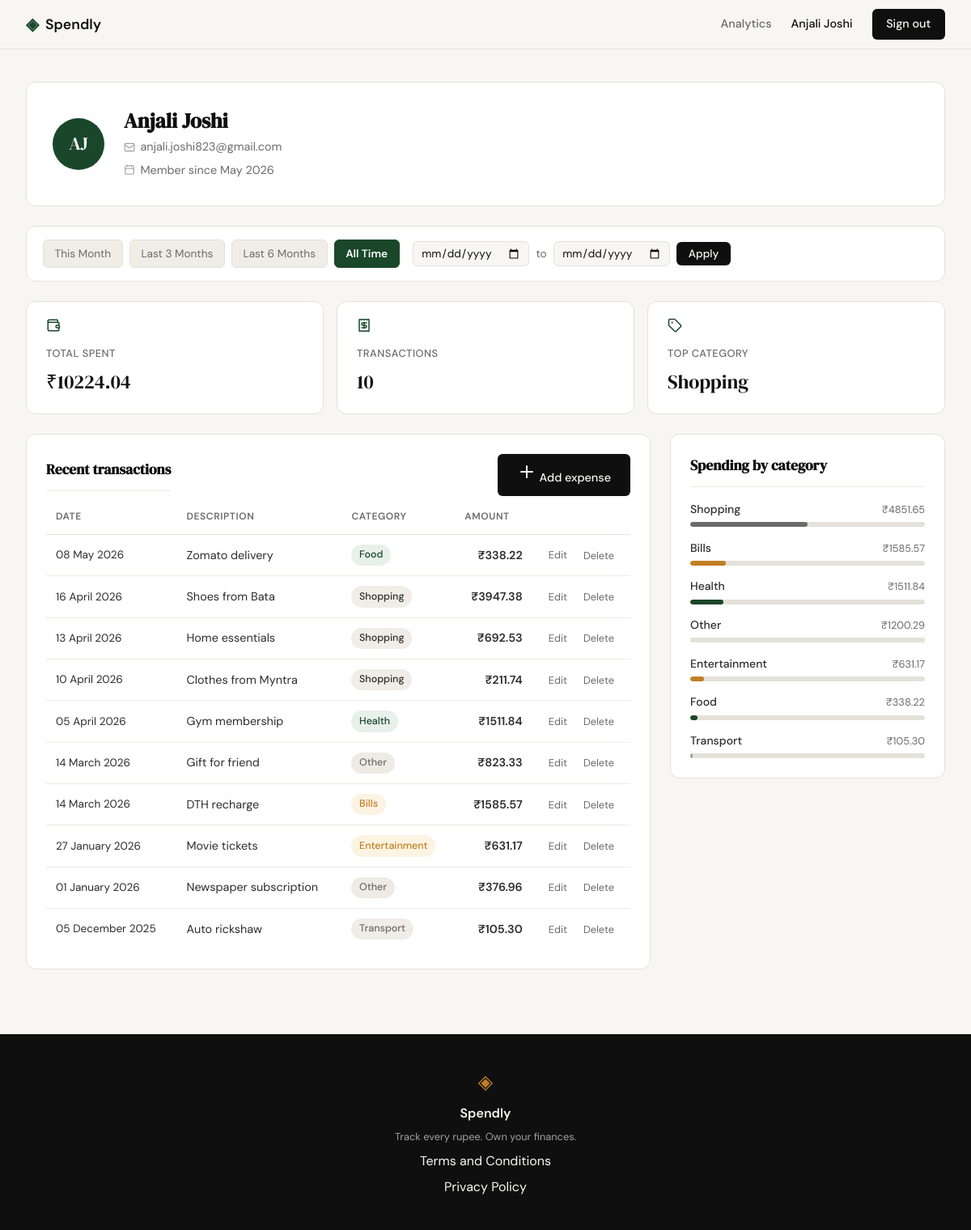
Screenshot of /profile (signed in) with the database file from the repository.
### tables this page shows
CREATE TABLE users (
            id            INTEGER PRIMARY KEY AUTOINCREMENT,
            name          TEXT    NOT NULL,
            email         TEXT    UNIQUE NOT NULL,
            password_hash TEXT    NOT NULL,
            created_at    TEXT    DEFAULT (datetime('now'))
        );

CREATE TABLE expenses (
            id          INTEGER PRIMARY KEY AUTOINCREMENT,
            user_id     INTEGER NOT NULL,
            amount      REAL    NOT NULL,
            category    TEXT    NOT NULL,
            date        TEXT    NOT NULL,
            description TEXT,
            created_at  TEXT    DEFAULT (datetime('now')),
            FOREIGN KEY (user_id) REFERENCES users(id)
        );

### app.py (the view, shortened to what this page needs)
@app.route("/profile")
def profile():
    if not session.get("user_id"):
        return redirect(url_for("login"))
    date_from = _parse_date(request.args.get("date_from", ""))
    date_to = _parse_date(request.args.get("date_to", ""))
    if date_from and date_to and date_from > date_to:
        flash("Start date must be before end date.", "warning")
        date_from = date_to = None
    today = date.today()
    today_str = today.isoformat()
    preset_starts = {
        "this_month":    _month_start(today, 0).isoformat(),
        "last_3_months": _month_start(today, 3).isoformat(),
        "last_6_months": _month_start(today, 6).isoformat(),
    }
    active_preset = "all_time"
    date_from_iso = date_from.isoformat() if date_from else None
    date_to_iso = date_to.isoformat() if date_to else None
    user_id = session["user_id"]
    user = get_user_by_id(user_id)
    stats = get_summary_stats(user_id, date_from=date_from_iso, date_to=date_to_iso)
    transactions = get_recent_transactions(user_id, date_from=date_from_iso, date_to=date_to_iso)
    categories = get_category_breakdown(user_id, date_from=date_from_iso, date_to=date_to_iso)
    return render_template(
        "profile.html",
        user=user, stats=stats, transactions=transactions, categories=categories,
        date_from=date_from_iso or "",
        date_to=date_to_iso or "",
        active_preset=active_preset,
        preset_starts=preset_starts,
        today_str=today_str,
        csrf_token=_get_csrf_token(),
    )

### app.py (called while the page is built)
def _parse_date(val):
    try:
        return datetime.strptime(val, "%Y-%m-%d").date() if val else None
    except ValueError:
        return None

def _month_start(today, months_back):
    m, y = today.month - months_back, today.year
    while m <= 0:
        m += 12
        y -= 1
    return date(y, m, 1)

def _get_csrf_token():
    if "csrf_token" not in session:
        session["csrf_token"] = secrets.token_hex(32)
    return session["csrf_token"]

### database/db.py (called while the page is built)
def get_db():
    conn = sqlite3.connect(DB_PATH)
    conn.row_factory = sqlite3.Row
    conn.execute("PRAGMA foreign_keys = ON")
    return conn

### database/queries.py (called while the page is built)
def _date_filter(date_from, date_to):
    if date_from and date_to:
        return " AND date BETWEEN ? AND ?", (date_from, date_to)
    return "", ()

def get_user_by_id(user_id):
    conn = get_db()
    row = conn.execute(
        "SELECT name, email, created_at FROM users WHERE id = ?", (user_id,)
    ).fetchone()
    conn.close()
    if row is None:
        return None
    raw = row["created_at"]   # "YYYY-MM-DD HH:MM:SS"
    member_since = f"{MONTH_NAMES[int(raw[5:7])]} {raw[0:4]}"
    initials = "".join(w[0].upper() for w in row["name"].split() if w)[:2]
    return {"name": row["name"], "email": row["email"],
            "initials": initials, "member_since": member_since}

def get_summary_stats(user_id, date_from=None, date_to=None):
    conn = get_db()
    date_clause, date_params = _date_filter(date_from, date_to)
    agg = conn.execute(
        "SELECT COALESCE(SUM(amount), 0) AS total, COUNT(*) AS cnt "
        "FROM expenses WHERE user_id = ?" + date_clause,
        (user_id,) + date_params
    ).fetchone()
    top = conn.execute(
        "SELECT category FROM expenses WHERE user_id = ?" + date_clause +
        " GROUP BY category ORDER BY SUM(amount) DESC LIMIT 1",
        (user_id,) + date_params
    ).fetchone()
    conn.close()
    return {
        "total_spent":       f"₹{agg['total']:.2f}",
        "transaction_count": agg["cnt"],
        "top_category":      top["category"] if top else "—",
    }

### templates/profile.html (shortened to what this page needs)
{% extends "base.html" %}
{% block content %}
<div class="profile-page">
    <div class="profile-hero">
        <div class="profile-avatar">{{ user.initials }}</div>
        <div class="profile-hero-info">
            <h1 class="profile-name">{{ user.name }}</h1>
            <div class="profile-meta">
                <i data-lucide="mail"></i>
                <span>{{ user.email }}</span>
            </div>
            <div class="profile-meta">
                <i data-lucide="calendar"></i>
                <span>Member since {{ user.member_since }}</span>
            </div>
        </div>
    </div>
    <div class="filter-bar">
        <div class="filter-presets">
            <a href="{{ url_for('profile', date_from=preset_starts.this_month, date_to=today_str) }}"
               class="filter-btn{% if active_preset == 'this_month' %} filter-btn--active{% endif %}">This Month</a>
            <a href="{{ url_for('profile', date_from=preset_starts.last_3_months, date_to=today_str) }}"
               class="filter-btn{% if active_preset == 'last_3_months' %} filter-btn--active{% endif %}">Last 3 Months</a>
            <a href="{{ url_for('profile', date_from=preset_starts.last_6_months, date_to=today_str) }}"
               class="filter-btn{% if active_preset == 'last_6_months' %} filter-btn--active{% endif %}">Last 6 Months</a>
            <a href="{{ url_for('profile') }}"
               class="filter-btn{% if active_preset == 'all_time' %} filter-btn--active{% endif %}">All Time</a>
        </div>
        <form class="filter-custom" method="GET" action="{{ url_for('profile') }}">
            <input class="form-input filter-date" type="date" name="date_from" value="{{ date_from }}">
            <span class="filter-sep">to</span>
            <input class="form-input filter-date" type="date" name="date_to" value="{{ date_to }}">
            <button class="btn-primary filter-apply" type="submit">Apply</button>
        </form>
    </div>
    <div class="profile-stats">
        <div class="profile-stat-card">
            <div class="profile-stat-icon"><i data-lucide="wallet"></i></div>
            <span class="profile-stat-label">Total spent</span>
            <span class="profile-stat-value">{{ stats.total_spent }}</span>
        </div>
        <div class="profile-stat-card">
            <div class="profile-stat-icon"><i data-lucide="receipt"></i></div>
            <span class="profile-stat-label">Transactions</span>
            <span class="profile-stat-value">{{ stats.transaction_count }}</span>
        </div>
        <div class="profile-stat-card">
            <div class="profile-stat-icon"><i data-lucide="tag"></i></div>
            <span class="profile-stat-label">Top category</span>
            <span class="profile-stat-value">{{ stats.top_category }}</span>
        </div>
    </div>
    <div class="profile-grid">
        <div class="profile-section">
            <div class="profile-section-header">
                <h2 class="profile-section-title">Recent transactions</h2>
                <a href="{{ url_for('add_expense') }}" class="btn-primary">
                    <i data-lucide="plus"></i> Add expense
                </a>
            </div>
            <div class="profile-table-wrap">
                <table class="profile-table">
                    <thead>
                        <tr>
                            <th>Date</th>
                            <th>Description</th>
                            <th>Category</th>
                            <th class="amount-cell">Amount</th>
                            <th class="tx-actions"></th>
                        </tr>
                    </thead>
                    <tbody>
                        {% for tx in transactions %}
                        <tr>
                            <td class="tx-date">{{ tx.date }}</td>
                            <td>{{ tx.description }}</td>
                            <td>
                                <span class="cat-badge cat-badge--{{ tx.category | lower }}">
                                    {{ tx.category }}
                                </span>
                            </td>
                            <td class="amount-cell">{{ tx.amount }}</td>
                            <td class="tx-actions">
                                <a href="{{ url_for('edit_expense', id=tx.id) }}" class="tx-action-link">Edit</a>
                                <form method="POST" action="{{ url_for('delete_expense', id=tx.id) }}">
                                    <button type="submit" class="tx-action-link tx-action-link--danger"
                                            onclick="return confirm('Delete this expense?')">Delete</button>
                                </form>
                            </td>
                        </tr>
                        {% endfor %}
                    </tbody>
                </table>
            </div>
        </div>
        <div class="profile-section">
            <h2 class="profile-section-title">Spending by category</h2>
            <div class="profile-breakdown">
                {% for cat in categories %}
                <div class="cat-breakdown-row">
                    <div class="cat-row-header">
                        <span class="cat-name">{{ cat.name }}</span>
                        <span class="cat-total">{{ cat.total }}</span>
                    </div>
                    <div class="cat-bar-track">
                        <div class="cat-bar-fill cat-fill--{{ cat.name | lower }}"
                             style="width: {{ cat.pct }}%"></div>
                    </div>
                </div>
                {% endfor %}
            </div>
        </div>
    </div>
</div>
{% endblock %}

### templates/base.html (shortened to what this page needs)
<!DOCTYPE html>
<html lang="en">
<head>
    <link rel="stylesheet" href="{{ url_for('static', filename='css/style.css') }}">
</head>
<body>
    <nav class="navbar">
        <div class="nav-inner">
            <a href="{{ url_for('landing') }}" class="nav-brand">
                <span class="brand-icon">◈</span>
                <span class="brand-name">Spendly</span>
            </a>
            <div class="nav-links">
                {% if session.get('user_id') %}
                    <a href="{{ url_for('analytics') }}" class="{{ 'nav-active' if request.endpoint == 'analytics' else '' }}">Analytics</a>
                    <span>{{ session['user_name'] }}</span>
                    <a href="{{ url_for('logout') }}" class="nav-cta">Sign out</a>
                {% else %}
                    <a href="{{ url_for('login') }}">Sign in</a>
                    <a href="{{ url_for('register') }}" class="nav-cta">Get started</a>
                {% endif %}
            </div>
        </div>
    </nav>
    <main class="main-content">
        {% block content %}{% endblock %}
    </main>
    <footer class="footer">
        <div class="footer-inner">
            <span class="brand-icon">◈</span>
            <span class="footer-name">Spendly</span>
            <p class="footer-copy">Track every rupee. Own your finances.</p>
            <a href="{{ url_for('terms') }}">Terms and Conditions</a>
            <a href="{{ url_for('privacy') }}">Privacy Policy</a>
        </div>
    </footer>
</body>
</html>

### rows the page displays
users: user_name "Anjali Joshi", name "Anjali Joshi", email "anjali.joshi823@gmail.com"
expenses: date "08 May 2026", description "Zomato delivery", category "Food", amount "₹338.22"
expenses: date "16 April 2026", description "Shoes from Bata", category "Shopping", amount "₹3947.38"
expenses: date "13 April 2026", description "Home essentials", category "Shopping", amount "₹692.53"
expenses: date "10 April 2026", description "Clothes from Myntra", category "Shopping", amount "₹211.74"
expenses: date "05 April 2026", description "Gym membership", category "Health", amount "₹1511.84"
expenses: date "14 March 2026", description "Gift for friend", category "Other", amount "₹823.33"
expenses: date "14 March 2026", description "DTH recharge", category "Bills", amount "₹1585.57"
expenses: date "27 January 2026", description "Movie tickets", category "Entertainment", amount "₹631.17"
expenses: date "01 January 2026", description "Newspaper subscription", category "Other", amount "₹376.96"
expenses: date "05 December 2025", description "Auto rickshaw", category "Transport", amount "₹105.30"

### other values shown
{{ user.initials }} "AJ"
{{ user.member_since }} "May 2026"
{{ stats.total_spent }} "₹10224.04"
{{ stats.transaction_count }} "10"
{{ stats.top_category }} "Shopping"
{{ cat.name }} "Shopping" "Bills" "Health" "Other" "Entertainment" "Food" "Transport"
{{ cat.total }} "₹4851.65" "₹1585.57" "₹1511.84" "₹1200.29" "₹631.17" "₹338.22" "₹105.30"
